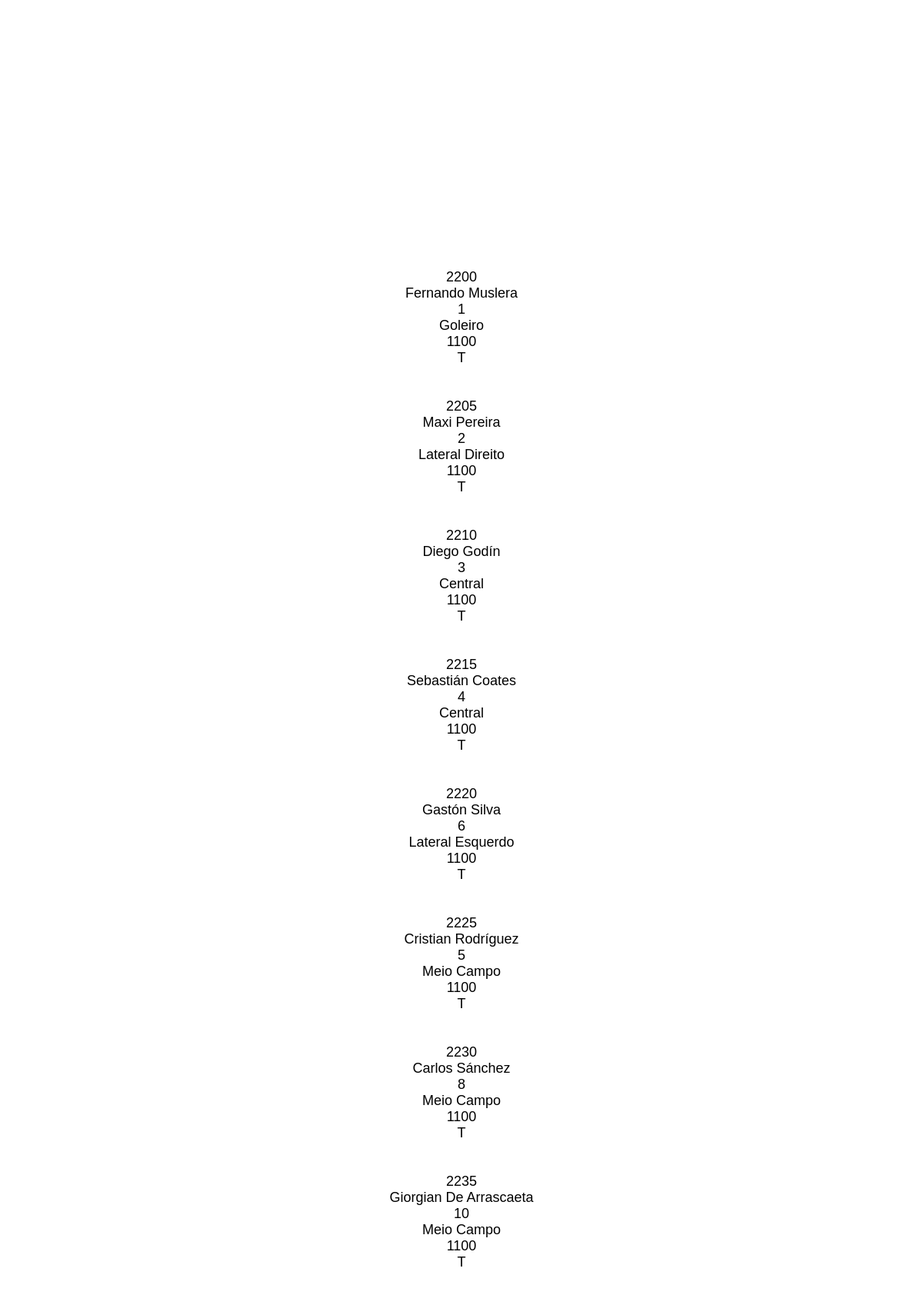
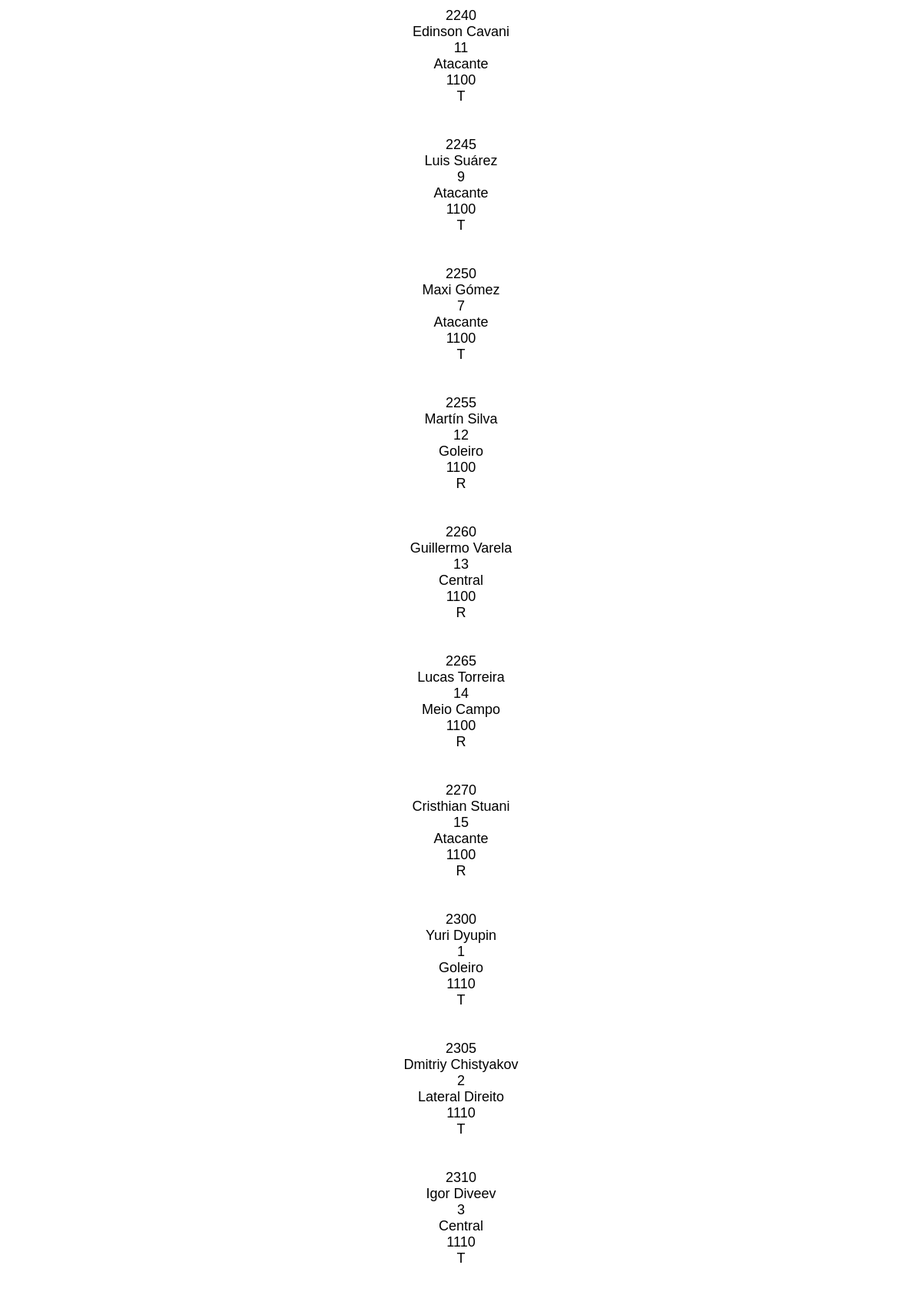
Page /php/jogador/consultar_jogador.php (upper part) on the committed database (2 pictures, top to bottom).
### tables this page shows
CREATE TABLE IF NOT EXISTS `jogador` (
  `idjogador` smallint(6) NOT NULL,
  `nome` varchar(40) DEFAULT NULL,
  `camisa` int(11) NOT NULL,
  `posicao` varchar(20) DEFAULT NULL,
  `pais_idpais` smallint(6) NOT NULL,
  `situacao` varchar(30) DEFAULT NULL,
  PRIMARY KEY (`idjogador`),
  KEY `pais_idpais` (`pais_idpais`)
);

### php/jogador/consultar_jogador.php (the view, shortened to what this page needs)
<!DOCTYPE html>
<html lang="pt-br">
    <head>
    </head>
    <body>
        <?php
        include "conecta_banco.php";
        $procura = "SELECT * FROM jogador";
        $result = mysqli_query($conexao, $procura);
        while($row = mysqli_fetch_array($result)) {
            echo $row['idjogador'];
            echo "<br>";
            echo $row['nome'];
            echo "<br>";
            echo $row['camisa'];
            echo "<br>";
            echo $row['posicao'];
            echo "<br>";
            echo $row['pais_idpais'];
            echo "<br>";
            echo $row['situacao'];
            echo "<br>";
            echo "<br>";
            echo "<br>";
        }
        echo '<br><a href="index.html"><button>Voltar</button></a>'
    ?>
    </body>
</html>

### php/jogador/consultar_jogador.php (style rules this page uses)
body { font-size: large; font-family: 'Montserrat', sans-serif; margin-top: 350px; text-align: center; }

### rows in the picture
jogador: idjogador "2200", nome "Fernando Muslera", camisa "1", posicao "Goleiro", pais_idpais "1100", situacao "T"
jogador: idjogador "2205", nome "Maxi Pereira", camisa "2", posicao "Lateral Direito", pais_idpais "1100", situacao "T"
jogador: idjogador "2210", nome "Diego Godín", camisa "3", posicao "Central", pais_idpais "1100", situacao "T"
jogador: idjogador "2215", nome "Sebastián Coates", camisa "4", posicao "Central", pais_idpais "1100", situacao "T"
jogador: idjogador "2220", nome "Gastón Silva", camisa "6", posicao "Lateral Esquerdo", pais_idpais "1100", situacao "T"
jogador: idjogador "2225", nome "Cristian Rodríguez", camisa "5", posicao "Meio Campo", pais_idpais "1100", situacao "T"
jogador: idjogador "2230", nome "Carlos Sánchez", camisa "8", posicao "Meio Campo", pais_idpais "1100", situacao "T"
jogador: idjogador "2235", nome "Giorgian De Arrascaeta", camisa "10", posicao "Meio Campo", pais_idpais "1100", situacao "T"
jogador: idjogador "2240", nome "Edinson Cavani", camisa "11", posicao "Atacante", pais_idpais "1100", situacao "T"
jogador: idjogador "2245", nome "Luis Suárez", camisa "9", posicao "Atacante", pais_idpais "1100", situacao "T"
jogador: idjogador "2250", nome "Maxi Gómez", camisa "7", posicao "Atacante", pais_idpais "1100", situacao "T"
jogador: idjogador "2255", nome "Martín Silva", camisa "12", posicao "Goleiro", pais_idpais "1100", situacao "R"
jogador: idjogador "2260", nome "Guillermo Varela", camisa "13", posicao "Central", pais_idpais "1100", situacao "R"
jogador: idjogador "2265", nome "Lucas Torreira", camisa "14", posicao "Meio Campo", pais_idpais "1100", situacao "R"
jogador: idjogador "2270", nome "Cristhian Stuani", camisa "15", posicao "Atacante", pais_idpais "1100", situacao "R"
jogador: idjogador "2300", nome "Yuri Dyupin", camisa "1", posicao "Goleiro", pais_idpais "1110", situacao "T"
jogador: idjogador "2305", nome "Dmitriy Chistyakov", camisa "2", posicao "Lateral Direito", pais_idpais "1110", situacao "T"
jogador: idjogador "2310", nome "Igor Diveev", camisa "3", posicao "Central", pais_idpais "1110", situacao "T"
